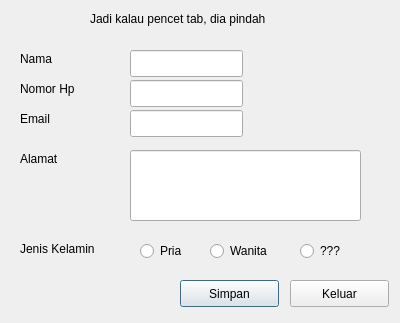
<?xml version="1.0" encoding="UTF-8"?>
<ui version="4.0">
 <class>Dialog</class>
 <widget class="QDialog" name="Dialog">
  <property name="geometry">
   <rect>
    <x>0</x>
    <y>0</y>
    <width>400</width>
    <height>323</height>
   </rect>
  </property>
  <property name="windowTitle">
   <string>Dialog</string>
  </property>
  <widget class="QLabel" name="label">
   <property name="geometry">
    <rect>
     <x>90</x>
     <y>10</y>
     <width>221</width>
     <height>17</height>
    </rect>
   </property>
   <property name="text">
    <string>Jadi kalau pencet tab, dia pindah</string>
   </property>
  </widget>
  <widget class="QLabel" name="label_2">
   <property name="geometry">
    <rect>
     <x>20</x>
     <y>50</y>
     <width>67</width>
     <height>17</height>
    </rect>
   </property>
   <property name="text">
    <string>Nama</string>
   </property>
  </widget>
  <widget class="QLabel" name="label_3">
   <property name="geometry">
    <rect>
     <x>20</x>
     <y>80</y>
     <width>71</width>
     <height>17</height>
    </rect>
   </property>
   <property name="text">
    <string>Nomor Hp</string>
   </property>
  </widget>
  <widget class="QLabel" name="label_4">
   <property name="geometry">
    <rect>
     <x>20</x>
     <y>110</y>
     <width>67</width>
     <height>17</height>
    </rect>
   </property>
   <property name="text">
    <string>Email</string>
   </property>
  </widget>
  <widget class="QLabel" name="label_5">
   <property name="geometry">
    <rect>
     <x>20</x>
     <y>150</y>
     <width>67</width>
     <height>17</height>
    </rect>
   </property>
   <property name="text">
    <string>Alamat</string>
   </property>
  </widget>
  <widget class="QLabel" name="label_6">
   <property name="geometry">
    <rect>
     <x>20</x>
     <y>240</y>
     <width>101</width>
     <height>17</height>
    </rect>
   </property>
   <property name="text">
    <string>Jenis Kelamin</string>
   </property>
  </widget>
  <widget class="QLineEdit" name="lineEdit">
   <property name="geometry">
    <rect>
     <x>130</x>
     <y>50</y>
     <width>113</width>
     <height>27</height>
    </rect>
   </property>
  </widget>
  <widget class="QLineEdit" name="lineEdit_2">
   <property name="geometry">
    <rect>
     <x>130</x>
     <y>80</y>
     <width>113</width>
     <height>27</height>
    </rect>
   </property>
  </widget>
  <widget class="QLineEdit" name="lineEdit_3">
   <property name="geometry">
    <rect>
     <x>130</x>
     <y>110</y>
     <width>113</width>
     <height>27</height>
    </rect>
   </property>
  </widget>
  <widget class="QLineEdit" name="lineEdit_4">
   <property name="geometry">
    <rect>
     <x>130</x>
     <y>150</y>
     <width>231</width>
     <height>71</height>
    </rect>
   </property>
  </widget>
  <widget class="QRadioButton" name="radioButton1">
   <property name="geometry">
    <rect>
     <x>140</x>
     <y>240</y>
     <width>61</width>
     <height>22</height>
    </rect>
   </property>
   <property name="text">
    <string>Pria</string>
   </property>
  </widget>
  <widget class="QRadioButton" name="radioButton2">
   <property name="geometry">
    <rect>
     <x>210</x>
     <y>240</y>
     <width>81</width>
     <height>22</height>
    </rect>
   </property>
   <property name="text">
    <string>Wanita</string>
   </property>
  </widget>
  <widget class="QPushButton" name="pushButton">
   <property name="geometry">
    <rect>
     <x>180</x>
     <y>280</y>
     <width>99</width>
     <height>27</height>
    </rect>
   </property>
   <property name="text">
    <string>Simpan</string>
   </property>
  </widget>
  <widget class="QPushButton" name="pushButton_2">
   <property name="geometry">
    <rect>
     <x>290</x>
     <y>280</y>
     <width>99</width>
     <height>27</height>
    </rect>
   </property>
   <property name="text">
    <string>Keluar</string>
   </property>
  </widget>
  <widget class="QRadioButton" name="radioButton3">
   <property name="geometry">
    <rect>
     <x>300</x>
     <y>240</y>
     <width>81</width>
     <height>22</height>
    </rect>
   </property>
   <property name="text">
    <string>???</string>
   </property>
  </widget>
 </widget>
 <tabstops>
  <tabstop>lineEdit</tabstop>
  <tabstop>lineEdit_2</tabstop>
  <tabstop>lineEdit_3</tabstop>
  <tabstop>lineEdit_4</tabstop>
  <tabstop>radioButton1</tabstop>
  <tabstop>radioButton2</tabstop>
  <tabstop>radioButton3</tabstop>
  <tabstop>pushButton</tabstop>
  <tabstop>pushButton_2</tabstop>
 </tabstops>
 <resources/>
 <connections/>
</ui>
